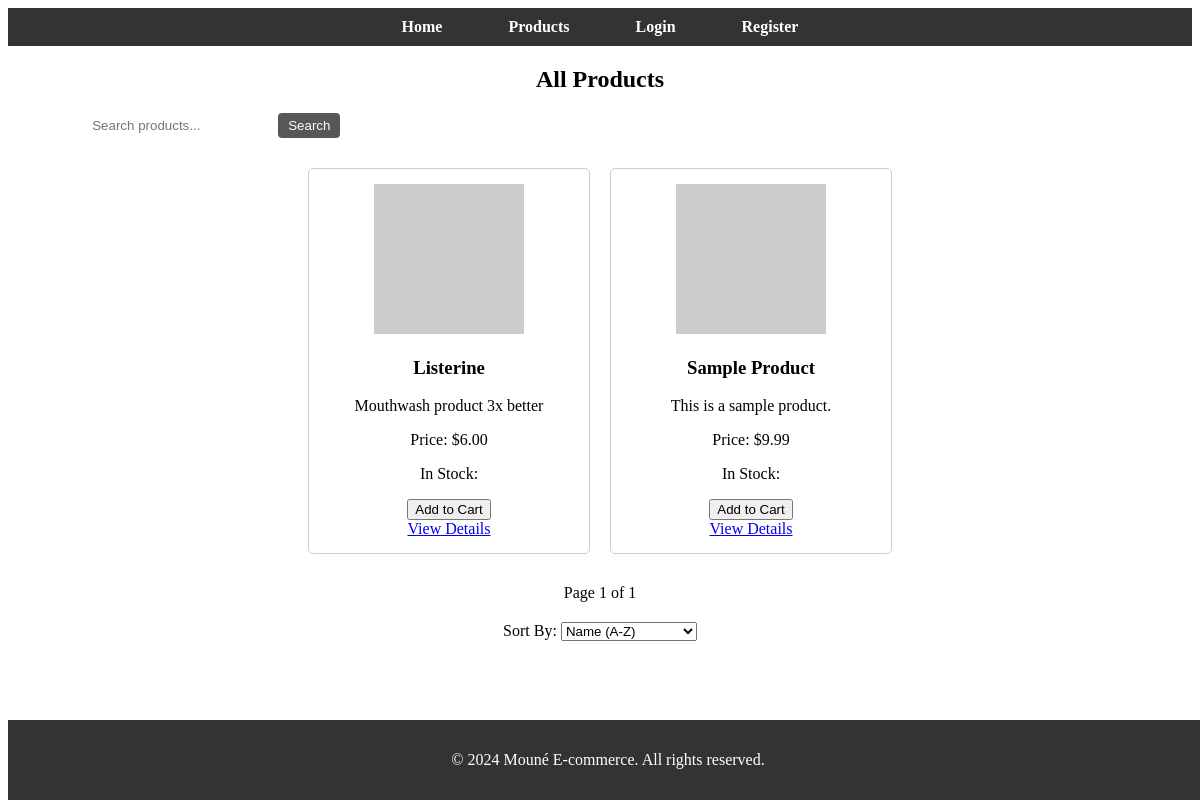
/products, run on an earlier commit of the app's database.
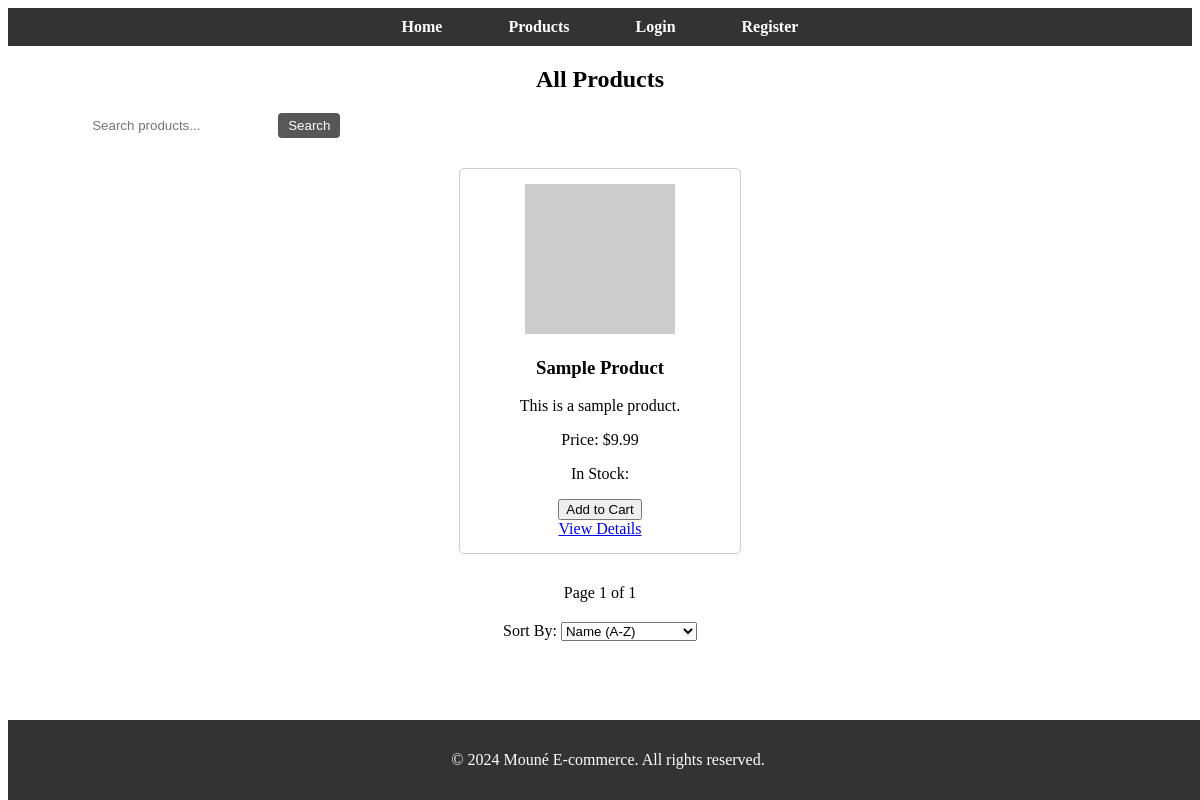
And on a later commit of the database.
### models.py (models this page shows, shortened)
class Product(db.Model):
    id = db.Column(db.Integer, primary_key=True)
    name = db.Column(db.String(100), nullable=False)
    description = db.Column(db.Text, nullable=False)
    price = db.Column(db.Float, nullable=False)
    category_id = db.Column(db.Integer, db.ForeignKey('category.id'), nullable=False)
    category = db.relationship('Category', backref=db.backref('products', lazy=True))

### app.py (the view)
@app.route('/products')
def view_products():
    category_id = request.args.get('category', type=int)
    page = request.args.get('page', 1, type=int)
    per_page = 10  # Number of products per page
    sort = request.args.get('sort', 'name')  # Default sort by name
    sort_options = {
        'name': Product.name.asc(),
        'price_asc': Product.price.asc(),
        'price_desc': Product.price.desc(),
    }
    sort_order = sort_options.get(sort, Product.name.asc())
    if category_id:
        selected_category = Category.query.get(category_id)
        products_pagination = Product.query.filter_by(category_id=category_id).order_by(sort_order).paginate(page=page, per_page=per_page, error_out=False)
    else:
        selected_category = None
        products_pagination = Product.query.order_by(sort_order).paginate(page=page, per_page=per_page, error_out=False)
    categories = Category.query.order_by(Category.name).all()
    return render_template('view_products.html',
                           products=products_pagination.items,
                           categories=categories,
                           selected_category=selected_category,  # Pass the Category object
                           pagination=products_pagination,
                           sort=sort)

### templates/view_products.html (shortened to what this page needs)
<!DOCTYPE html>
<html>
<head>
</head>
<body>
    {% extends "base.html" %}
    {% block content %}
        {% if selected_category %}
            <h2 style="text-align: center;">Products in "{{ selected_category.name }}"</h2>
        {% else %}
            <h2 style="text-align: center;">All Products</h2>
        {% endif %}
        <div class="search-form" style="text-align: center; margin-bottom: 20px;">
            <form action="{{ url_for('search_products') }}" method="GET">
                <input type="text" name="q" placeholder="Search products..." required>
                <button type="submit">Search</button>
            </form>
        </div>
        <div class="product-list">
            {% for product in products %}
                <div class="product-item">
                    <img src="https://via.placeholder.com/150" alt="{{ product.name }}">
                    <h3>{{ product.name }}</h3>
                    <p>{{ product.description }}</p>
                    <p>Price: ${{ "%.2f"|format(product.price) }}</p>
                    <p>In Stock: {{ product.inventory_count }}</p>
                    <form method="POST" action="{{ url_for('add_to_cart', product_id=product.id) }}">
                        <button type="submit">Add to Cart</button>
                    </form>
                    <a href="{{ url_for('view_product_detail', product_id=product.id) }}">View Details</a>
                </div>
            {% endfor %}
        </div>
        {% if pagination %}
            <div style="text-align: center; margin-top: 20px;">
                <span> Page {{ pagination.page }} of {{ pagination.pages }} </span>
            </div>
        {% endif %}
        <div style="text-align: center; margin-top: 20px;">
            <label for="sort">Sort By:</label>
            <select id="sort" name="sort" onchange="window.location.href=this.value;">
                <option value="{{ url_for('view_products', sort='name', category=selected_category.id if selected_category else None) }}" {% if sort == 'name' %}selected{% endif %}>Name (A-Z)</option>
            </select>
        </div>
    {% endblock %}

### templates/base.html (shortened to what this page needs)
<!DOCTYPE html>
<html>
<head>
</head>
<body>
    <nav>
        <ul>
            <li><a href="{{ url_for('home') }}">Home</a></li>
            <li><a href="{{ url_for('view_products') }}">Products</a></li>
            {% if session.get('customer_logged_in') %}
                <li><a href="{{ url_for('view_cart') }}">Cart</a></li>
                <li><a href="{{ url_for('customer_dashboard') }}">Dashboard</a></li>
                <li><a href="{{ url_for('customer_logout') }}">Logout</a></li>
            {% else %}
                <li><a href="{{ url_for('customer_login') }}">Login</a></li>
                <li><a href="{{ url_for('customer_register') }}">Register</a></li>
            {% endif %}
        </ul>
    </nav>
    <div class="container">
        {% block content %}{% endblock %}
    </div>
    <footer>
        <p>&copy; 2024 Mouné E-commerce. All rights reserved.</p>
    </footer>
</body>
</html>

### templates/view_products.html (style rules this page uses)
.product-list { display: flex; flex-wrap: wrap; justify-content: center; }
.product-item { border: 1px solid #ccc; border-radius: 5px; padding: 15px; margin: 10px; width: 250px; text-align: center; }
.product-item img { max-width: 100%; height: auto; }

### templates/base.html (style rules this page uses)
nav { background-color: #333; padding: 10px; }
nav ul { list-style-type: none; text-align: center; margin: 0; padding: 0; }
nav ul li { display: inline-block; margin: 0 15px; }
nav ul li a { color: #fff; text-decoration: none; font-weight: bold; padding: 8px 16px; border-radius: 4px; }
.search-form { display: inline-block; margin-left: 20px; }
.search-form input[type="text"] { padding: 5px; border: none; border-radius: 4px; }
.search-form button { padding: 5px 10px; border: none; background-color: #575757; color: #fff; border-radius: 4px; cursor: pointer; }
.container { width: 90%; margin: 20px auto; }
footer { background-color: #333; color: #fff; text-align: center; padding: 15px 0; position: fixed; bottom: 0; width: 100%; }

What changed in the data, as far as the page shows it:
removed Product: name "Listerine", description "Mouthwash product 3x better", price "6.00"
